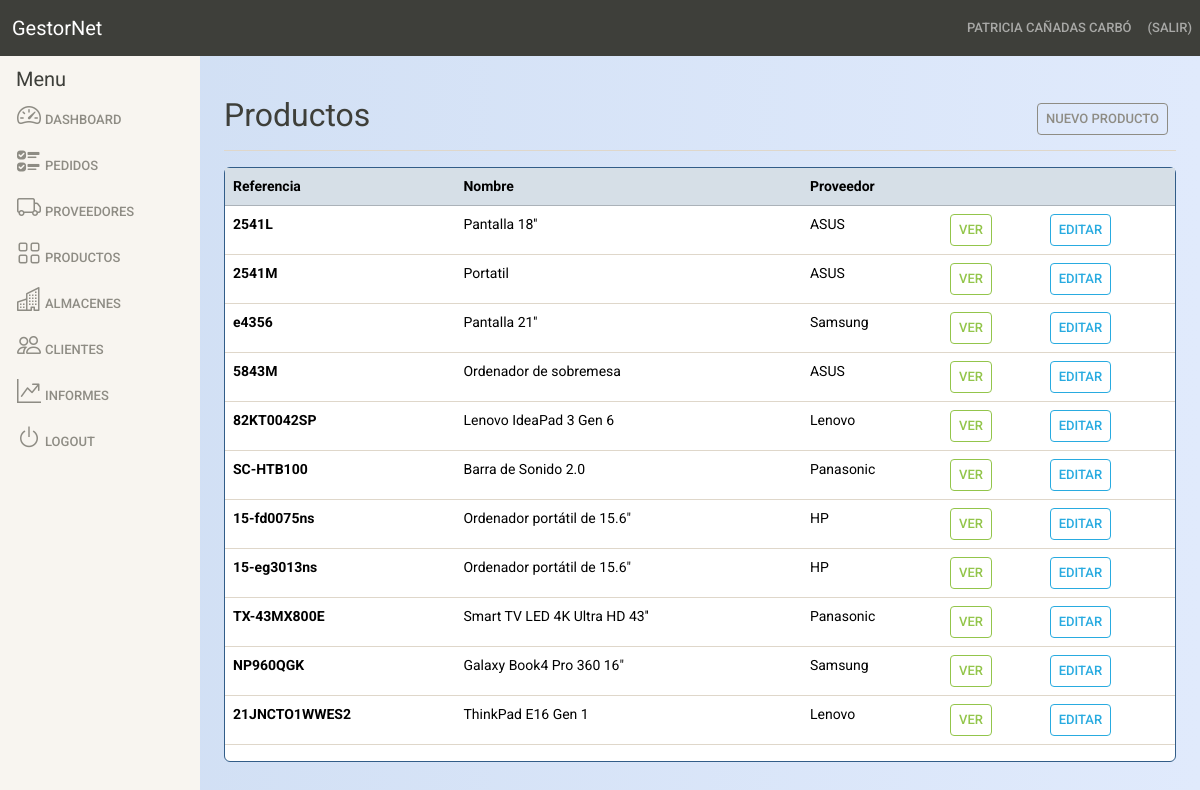
The page /productos (signed in) on the database as committed earlier.
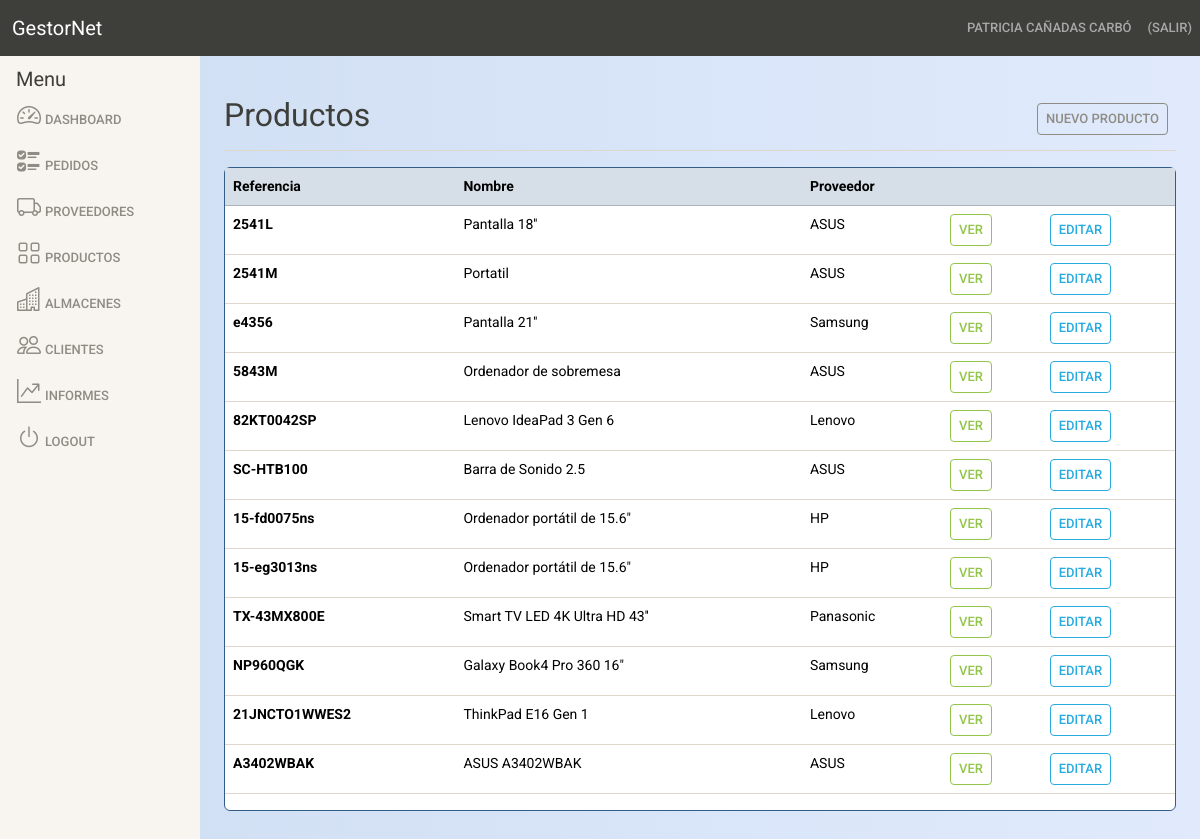
The same page on the database as committed later.
### models.py (models this page shows, shortened)
class Producto(db.Base):
    __tablename__ = "productos"
    __table_args__ = {'sqlite_autoincrement': True} # Autoincrementa la primary_key de la tabla.
    id = Column(Integer, primary_key=True)
    nombre = Column(String(200), nullable=False) # nullable hace que el campo nombre NO pueda estar vacío.
    referencia = Column(String(100), nullable=False)
    descripcion = Column(String(500))
    proveedor = Column(String(100), nullable=False)
    preciocoste = Column(Integer, nullable=False)
    pvp = Column(Integer, nullable=False)
    stock = Column(Integer, nullable=False)
    almacen = Column(String(64)) #Quiero poner una lista desplegable
    ubicacion = Column(String(24))
    descatalogado = Column(Boolean) # True si el producto está descatalogado y ya no se puede vender

class Proveedor(db.Base):
    __tablename__ = "proveedores"
    __table_args__ = {'sqlite_autoincrement': True} # Autoincrementa la primary_key de la tabla.
    id = Column(Integer, primary_key=True)
    nombre = Column(String(200), nullable=False) # nullable hace que el campo nombre NO pueda estar vacío.
    telefono = Column(Integer, nullable=False)
    direccion = Column(String(500))
    cif = Column(String(16), nullable=False)
    iva = Column(Integer, nullable=False)
    descuento = Column(Integer, nullable=False)
    email = Column(String(100), nullable=False)

### main.py (the view)
@app.route("/productos") # Listado de productos
@login_required
def productos():
    entradas = db.session.query(Producto).all()
    proveedorid = db.session.query(Producto.id, Proveedor.nombre).filter(Proveedor.id == Producto.proveedor).all()
    sortparams = {'sortby': 'column_name', 'sortdir': 'asc'}
    return render_template("products.html", entradas=entradas, sortparams=sortparams, proveedorid=proveedorid)

### main.py (called while the page is built)
@login_manager.user_loader
def load_user(user_id):
    return db.session.query(User).filter_by(id=user_id).first()

### templates/products.html (shortened to what this page needs)
{% extends "includes/base.html" %}
{% block content %}
<main class="col-md-9 ms-sm-auto col-lg-10 px-md-4 py-4">
    <div class="d-flex justify-content-between flex-wrap flex-md-nowrap align-items-center pt-3 pb-2 mb-3 border-bottom">
        <h1 class="h2">Productos</h1>
        {% if current_user.is_admin %}
        <div class="btn-toolbar mb-2 mb-md-0">
            <div class="btn-group me-2">
                <a href="{{ url_for('crear_producto')}}" class="btn btn-sm btn-outline-secondary">Nuevo producto</a>
            </div>
        </div>
        {% endif %}
    </div>
    <div class="card border-primary mb-3 small">
        <table id="multi-filter-select" class="table table-hover">
            <thead>
                <tr class="table-primary">
                    <th scope="col">Referencia</th>
                    <th scope="col">Nombre</th>
                    <th scope="col">Proveedor</th>
                    <th scope="col"></th>
                    {% if current_user.is_admin %}
                    <th scope="col"></th>
                    {% endif %}
                </tr>
            </thead>
            <tbody>
                {% for entrada in entradas %}
                    <tr>
                        <th scope="row">{{entrada.referencia}}</th>
                        <td>{{entrada.nombre}}</td>
                        {% for item in proveedorid %}
                            {% if item[0] == entrada.id %}
                            <td>{{ item[1] }}</td>
                            {% endif %}
                        {% endfor %}
                        <td><a href="{{ url_for('view_product', entrada_id=entrada.id)}}" class="btn btn-outline-success btn-sm">Ver</a></td>
                        {% if current_user.is_admin %}
                        <td><a href="{{ url_for('editp', entrada_id=entrada.id)}}" class="btn btn-outline-info btn-sm">Editar</a></td>
                        {% endif %}
                    </tr>
                {% endfor %}
            </tbody>
        </table>
    </div>
</main>
{% endblock content %}

Rows that differ between the two databases and show on the page:
changed Producto "SC-HTB100": nombre "Barra de Sonido 2.0" → "Barra de Sonido 2.5"; nombre "Panasonic" → "ASUS"
added Producto: referencia "A3402WBAK", nombre "ASUS A3402WBAK", nombre "ASUS"
